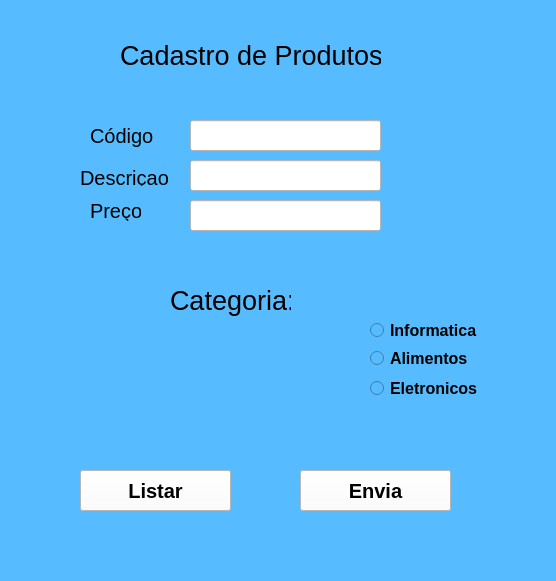
<?xml version="1.0" encoding="UTF-8"?>
<ui version="4.0">
 <class>MainWindow</class>
 <widget class="QMainWindow" name="MainWindow">
  <property name="geometry">
   <rect>
    <x>0</x>
    <y>0</y>
    <width>556</width>
    <height>581</height>
   </rect>
  </property>
  <property name="windowTitle">
   <string>MainWindow</string>
  </property>
  <property name="styleSheet">
   <string notr="true">background-color: rgb(87, 188, 255);</string>
  </property>
  <widget class="QWidget" name="centralwidget">
   <widget class="QLabel" name="label">
    <property name="geometry">
     <rect>
      <x>120</x>
      <y>30</y>
      <width>261</width>
      <height>51</height>
     </rect>
    </property>
    <property name="font">
     <font>
      <pointsize>20</pointsize>
     </font>
    </property>
    <property name="styleSheet">
     <string notr="true">background-color: rgb(87, 188, 255);</string>
    </property>
    <property name="text">
     <string>Cadastro de Produtos</string>
    </property>
   </widget>
   <widget class="QLabel" name="label_2">
    <property name="geometry">
     <rect>
      <x>90</x>
      <y>120</y>
      <width>71</width>
      <height>31</height>
     </rect>
    </property>
    <property name="font">
     <font>
      <pointsize>15</pointsize>
     </font>
    </property>
    <property name="text">
     <string>Código </string>
    </property>
   </widget>
   <widget class="QLabel" name="label_3">
    <property name="geometry">
     <rect>
      <x>80</x>
      <y>170</y>
      <width>91</width>
      <height>16</height>
     </rect>
    </property>
    <property name="font">
     <font>
      <pointsize>15</pointsize>
     </font>
    </property>
    <property name="text">
     <string>Descriçao</string>
    </property>
   </widget>
   <widget class="QLabel" name="label_4">
    <property name="geometry">
     <rect>
      <x>90</x>
      <y>200</y>
      <width>51</width>
      <height>21</height>
     </rect>
    </property>
    <property name="font">
     <font>
      <pointsize>15</pointsize>
     </font>
    </property>
    <property name="text">
     <string>Preço</string>
    </property>
   </widget>
   <widget class="QLineEdit" name="lineEdit">
    <property name="geometry">
     <rect>
      <x>190</x>
      <y>120</y>
      <width>191</width>
      <height>31</height>
     </rect>
    </property>
    <property name="font">
     <font>
      <pointsize>12</pointsize>
     </font>
    </property>
    <property name="styleSheet">
     <string notr="true">background-color: rgb(255, 255, 255);</string>
    </property>
   </widget>
   <widget class="QLineEdit" name="lineEdit_2">
    <property name="geometry">
     <rect>
      <x>190</x>
      <y>160</y>
      <width>191</width>
      <height>31</height>
     </rect>
    </property>
    <property name="font">
     <font>
      <pointsize>12</pointsize>
     </font>
    </property>
    <property name="styleSheet">
     <string notr="true">background-color: rgb(255, 255, 255);</string>
    </property>
   </widget>
   <widget class="QLineEdit" name="lineEdit_3">
    <property name="geometry">
     <rect>
      <x>190</x>
      <y>200</y>
      <width>191</width>
      <height>31</height>
     </rect>
    </property>
    <property name="font">
     <font>
      <pointsize>12</pointsize>
     </font>
    </property>
    <property name="styleSheet">
     <string notr="true">background-color: rgb(255, 255, 255);</string>
    </property>
   </widget>
   <widget class="QRadioButton" name="radioButton">
    <property name="geometry">
     <rect>
      <x>370</x>
      <y>320</y>
      <width>121</width>
      <height>21</height>
     </rect>
    </property>
    <property name="font">
     <font>
      <pointsize>12</pointsize>
      <weight>75</weight>
      <bold>true</bold>
     </font>
    </property>
    <property name="text">
     <string>Informatica</string>
    </property>
   </widget>
   <widget class="QRadioButton" name="radioButton_2">
    <property name="geometry">
     <rect>
      <x>370</x>
      <y>350</y>
      <width>111</width>
      <height>16</height>
     </rect>
    </property>
    <property name="font">
     <font>
      <pointsize>12</pointsize>
      <weight>75</weight>
      <bold>true</bold>
     </font>
    </property>
    <property name="text">
     <string>Alimentos</string>
    </property>
   </widget>
   <widget class="QRadioButton" name="radioButton_3">
    <property name="geometry">
     <rect>
      <x>370</x>
      <y>380</y>
      <width>111</width>
      <height>16</height>
     </rect>
    </property>
    <property name="font">
     <font>
      <pointsize>12</pointsize>
      <weight>75</weight>
      <bold>true</bold>
     </font>
    </property>
    <property name="text">
     <string>Eletronicos</string>
    </property>
   </widget>
   <widget class="QLabel" name="label_5">
    <property name="geometry">
     <rect>
      <x>170</x>
      <y>280</y>
      <width>121</width>
      <height>41</height>
     </rect>
    </property>
    <property name="font">
     <font>
      <pointsize>20</pointsize>
     </font>
    </property>
    <property name="text">
     <string>Categoria:</string>
    </property>
   </widget>
   <widget class="QPushButton" name="pushButton">
    <property name="geometry">
     <rect>
      <x>300</x>
      <y>470</y>
      <width>151</width>
      <height>41</height>
     </rect>
    </property>
    <property name="font">
     <font>
      <pointsize>15</pointsize>
      <weight>75</weight>
      <bold>true</bold>
     </font>
    </property>
    <property name="styleSheet">
     <string notr="true">background-color: rgb(255, 255, 255);</string>
    </property>
    <property name="text">
     <string>Envia</string>
    </property>
   </widget>
   <widget class="QPushButton" name="pushButton_2">
    <property name="geometry">
     <rect>
      <x>80</x>
      <y>470</y>
      <width>151</width>
      <height>41</height>
     </rect>
    </property>
    <property name="font">
     <font>
      <pointsize>15</pointsize>
      <weight>75</weight>
      <bold>true</bold>
     </font>
    </property>
    <property name="styleSheet">
     <string notr="true">background-color: rgb(255, 255, 255);</string>
    </property>
    <property name="text">
     <string>Listar</string>
    </property>
   </widget>
  </widget>
  <widget class="QMenuBar" name="menubar">
   <property name="geometry">
    <rect>
     <x>0</x>
     <y>0</y>
     <width>556</width>
     <height>21</height>
    </rect>
   </property>
  </widget>
  <widget class="QStatusBar" name="statusbar"/>
 </widget>
 <resources/>
 <connections/>
</ui>
